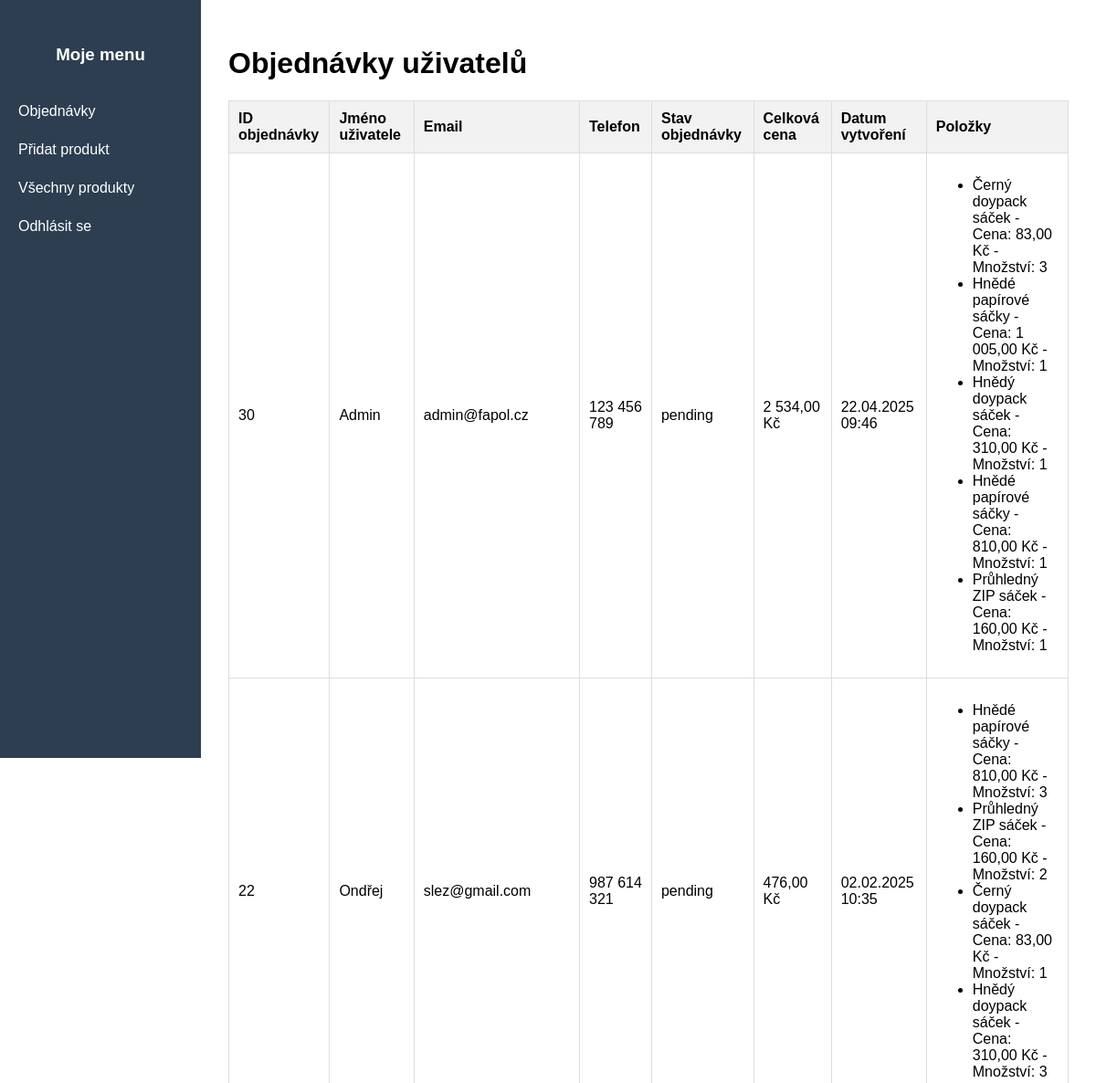
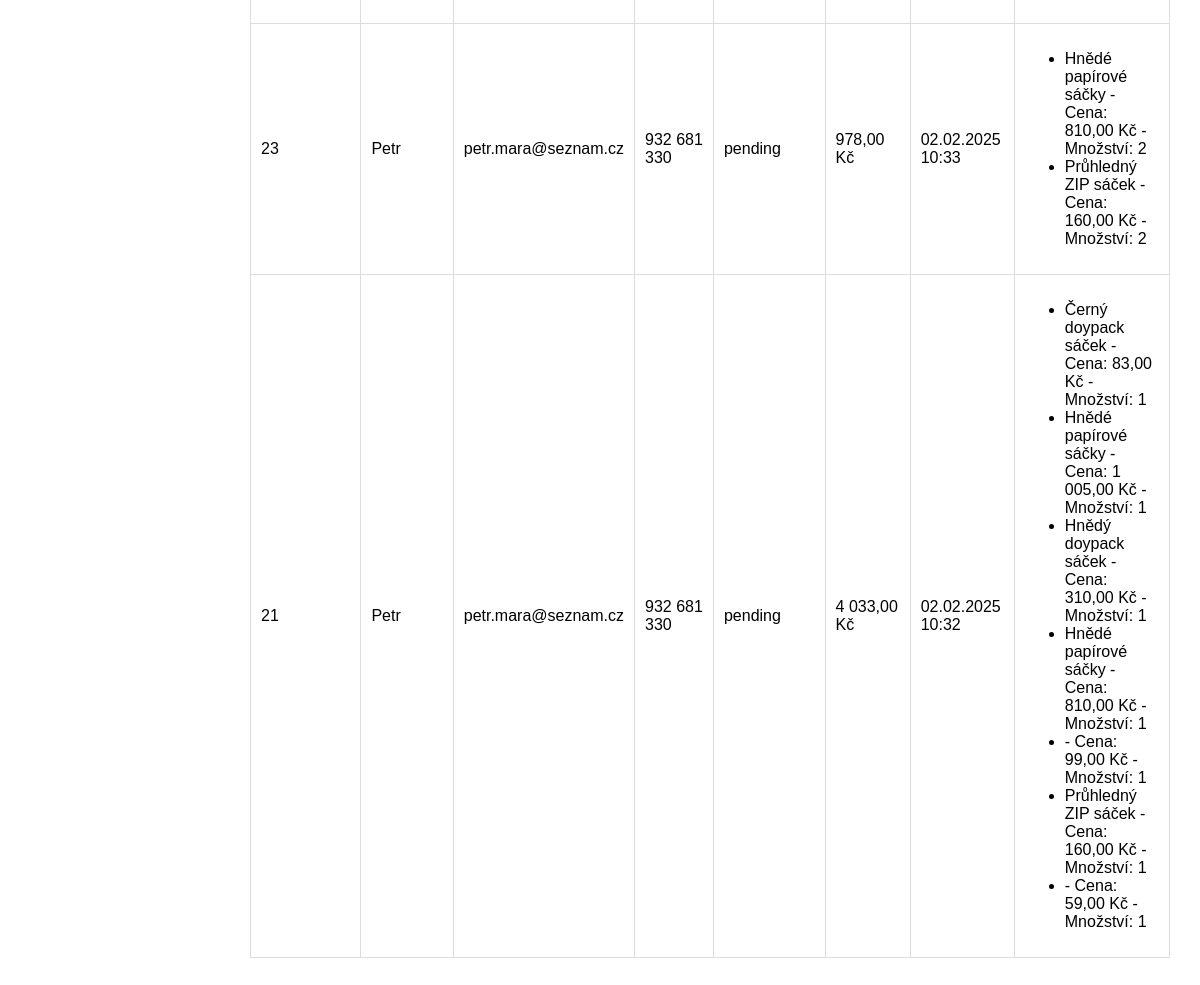
/objednavky_uzivatelu.php (signed in), run on the app's committed database (2 pictures, top to bottom).
### tables this page shows
CREATE TABLE `objednavky` (
  `id` bigint(20) UNSIGNED NOT NULL,
  `uzivatel_email` varchar(100) DEFAULT NULL,
  `stav_objednavky` varchar(50) DEFAULT 'pending',
  `celkova_cena` decimal(10,2) DEFAULT NULL,
  `vytvoreno` timestamp NOT NULL DEFAULT current_timestamp()
);

CREATE TABLE `produkty` (
  `id` bigint(20) UNSIGNED NOT NULL,
  `jmeno` varchar(255) NOT NULL,
  `popis_produktu` text DEFAULT NULL,
  `cena` decimal(10,2) NOT NULL,
  `pocet_v_baleni` int(11) DEFAULT NULL,
  `velikost` varchar(50) DEFAULT NULL,
  `image_url` text DEFAULT NULL,
  `kategorie_id` int(11) DEFAULT NULL,
  `vytvoreno` timestamp NOT NULL DEFAULT current_timestamp()
);

CREATE TABLE `produkty_objednavky` (
  `id` bigint(20) UNSIGNED NOT NULL,
  `objednavka_id` int(11) DEFAULT NULL,
  `produkt_id` int(11) DEFAULT NULL,
  `pocet` int(11) NOT NULL,
  `cena_za_kus` decimal(10,2) NOT NULL
);

### objednavky_uzivatelu.php (the view, shortened to what this page needs)
<?php
require_once 'db.php';
$query = "
    SELECT o.id AS objednavka_id, o.stav_objednavky, o.celkova_cena, o.vytvoreno,
           u.jmeno AS uzivatel_jmeno, u.email AS uzivatel_email, u.telefon AS uzivatel_telefon,
           p.jmeno AS produkt_nazev, po.pocet, po.cena_za_kus
    FROM objednavky o
    LEFT JOIN uzivatel u ON o.uzivatel_email = u.email
    LEFT JOIN produkty_objednavky po ON o.id = po.objednavka_id
    LEFT JOIN produkty p ON po.produkt_id = p.id
    ORDER BY o.vytvoreno DESC
";
$stmt = $pdo->query($query);
$objednavky = $stmt->fetchAll(PDO::FETCH_ASSOC);
$objednavkyGrouped = [];
foreach ($objednavky as $obj) {
    $objednavka_id = $obj['objednavka_id'];
    if (!isset($objednavkyGrouped[$objednavka_id])) {
        $objednavkyGrouped[$objednavka_id] = [
            'stav_objednavky' => $obj['stav_objednavky'],
            'celkova_cena' => $obj['celkova_cena'],
            'vytvoreno' => $obj['vytvoreno'],
            'uzivatel_jmeno' => $obj['uzivatel_jmeno'],
            'uzivatel_email' => $obj['uzivatel_email'],
            'uzivatel_telefon' => $obj['uzivatel_telefon'],
            'produkty' => []
        ];
    }
    $objednavkyGrouped[$objednavka_id]['produkty'][] = [
        'produkt_nazev' => $obj['produkt_nazev'],
        'cena_za_kus' => $obj['cena_za_kus'],
        'pocet' => $obj['pocet']
    ];
}
?>
<!DOCTYPE html>
<html lang="cs">
<head>
    <link rel="stylesheet" href="style2.css">
</head>
<body>
    <div class="navbar">
        <h3>Moje menu</h3>
        <a href="objednavky_uzivatelu.php">Objednávky</a>
        <a href="pridat_produkt.php">Přidat produkt</a>
        <a href="vsechny_produkty.php">Všechny produkty</a>
        <a href="logout.php">Odhlásit se</a>
    </div>
    <div class="content">
        <h1>Objednávky uživatelů</h1>
        <table>
            <thead>
                <tr>
                    <th>ID objednávky</th>
                    <th>Jméno uživatele</th>
                    <th>Email</th>
                    <th>Telefon</th>
                    <th>Stav objednávky</th>
                    <th>Celková cena</th>
                    <th>Datum vytvoření</th>
                    <th>Položky</th>
                </tr>
            </thead>
            <tbody>
                <?php foreach ($objednavkyGrouped as $orderId => $order): ?>
                    <tr>
                        <td><?php echo htmlspecialchars($orderId); ?></td>
                        <td><?php echo htmlspecialchars($order['uzivatel_jmeno']); ?></td>
                        <td><?php echo htmlspecialchars($order['uzivatel_email']); ?></td>
                        <td><?php echo htmlspecialchars($order['uzivatel_telefon']); ?></td>
                        <td><?php echo htmlspecialchars($order['stav_objednavky']); ?></td>
                        <td><?php echo number_format($order['celkova_cena'], 2, ',', ' ') . " Kč"; ?></td>
                        <td><?php echo htmlspecialchars(date("d.m.Y H:i", strtotime($order['vytvoreno']))); ?></td>
                        <td>
                            <ul>
                                <?php foreach ($order['produkty'] as $item): ?>
                                    <li>
                                        <?php echo htmlspecialchars($item['produkt_nazev']); ?> -
                                        Cena: <?php echo number_format($item['cena_za_kus'], 2, ',', ' ') . " Kč"; ?> -
                                        Množství: <?php echo htmlspecialchars($item['pocet']); ?>
                                    </li>
                                <?php endforeach; ?>
                            </ul>
                        </td>
                    </tr>
                <?php endforeach; ?>
            </tbody>
        </table>
    </div>
</body>
</html>

### style2.css (style rules this page uses)
body { margin: 0; font-family: Arial, sans-serif; display: flex; }
.navbar { width: 220px; background-color: #2c3e50; height: 100vh; color: white; padding-top: 30px; position: fixed; left: 0; top: 0; }
.navbar h3 { text-align: center; margin-bottom: 30px; }
.navbar a { display: block; color: white; padding: 12px 20px; text-decoration: none; transition: background-color 0.3s; }
.content { margin-left: 220px; padding: 30px; flex-grow: 1; }
table { width: 100%; border-collapse: collapse; }
table, th, td { border: 1px solid #ddd; }
th, td { padding: 10px; text-align: left; }
th { background-color: #f2f2f2; }
a { text-decoration: none; color: #007bff; }

### data on the page
objednavky: produkty.jmeno "Černý doypack sáček", produkty_objednavky.cena_za_kus "83,00", produkty_objednavky.pocet "3"
objednavky: produkty.jmeno "Hnědé papírové sáčky", produkty_objednavky.cena_za_kus "810,00", produkty_objednavky.pocet "3", produkty.jmeno "Hnědý doypack sáček", produkty_objednavky.cena_za_kus "310,00"
objednavky: produkty.jmeno "Hnědé papírové sáčky", produkty_objednavky.cena_za_kus "810,00", produkty_objednavky.pocet "2"

### other printed values
$orderId "30"
$order['uzivatel_jmeno'] "Admin"
$order['uzivatel_email'] "admin@fapol.cz"
$order['uzivatel_telefon'] "123 456 789"
$order['stav_objednavky'] "pending"
$order['celkova_cena'] "2 534,00"
date("d.m.Y H:i", strtotime($order['vytvoreno'])) "22.04.2025 09:46"
$item['produkt_nazev'] "Hnědé papírové sáčky"
$item['cena_za_kus'] "1 005,00"
$item['pocet'] "1"
$item['produkt_nazev'] "Hnědý doypack sáček"
$item['cena_za_kus'] "310,00"
$item['cena_za_kus'] "810,00"
$item['produkt_nazev'] "Průhledný ZIP sáček"
$item['cena_za_kus'] "160,00"
